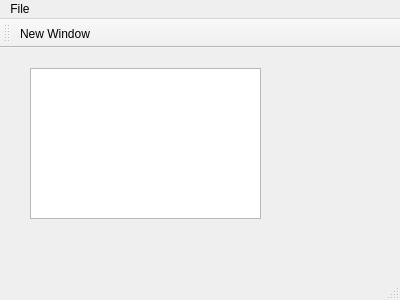
<?xml version="1.0" encoding="UTF-8"?>
<ui version="4.0">
 <class>MainWindow</class>
 <widget class="QMainWindow" name="MainWindow">
  <property name="geometry">
   <rect>
    <x>0</x>
    <y>0</y>
    <width>400</width>
    <height>300</height>
   </rect>
  </property>
  <property name="windowTitle">
   <string>MainWindow</string>
  </property>
  <widget class="QWidget" name="centralWidget">
   <widget class="QPlainTextEdit" name="plainTextEdit">
    <property name="geometry">
     <rect>
      <x>30</x>
      <y>20</y>
      <width>231</width>
      <height>151</height>
     </rect>
    </property>
   </widget>
  </widget>
  <widget class="QMenuBar" name="menuBar">
   <property name="geometry">
    <rect>
     <x>0</x>
     <y>0</y>
     <width>400</width>
     <height>17</height>
    </rect>
   </property>
   <widget class="QMenu" name="menuFile">
    <property name="title">
     <string>File</string>
    </property>
    <addaction name="actionNew_Window"/>
   </widget>
   <addaction name="menuFile"/>
  </widget>
  <widget class="QToolBar" name="mainToolBar">
   <attribute name="toolBarArea">
    <enum>TopToolBarArea</enum>
   </attribute>
   <attribute name="toolBarBreak">
    <bool>false</bool>
   </attribute>
   <addaction name="actionNew_Window"/>
  </widget>
  <widget class="QStatusBar" name="statusBar"/>
  <action name="actionNew_Window">
   <property name="text">
    <string>New Window</string>
   </property>
  </action>
 </widget>
 <layoutdefault spacing="6" margin="11"/>
 <resources/>
 <connections/>
</ui>
